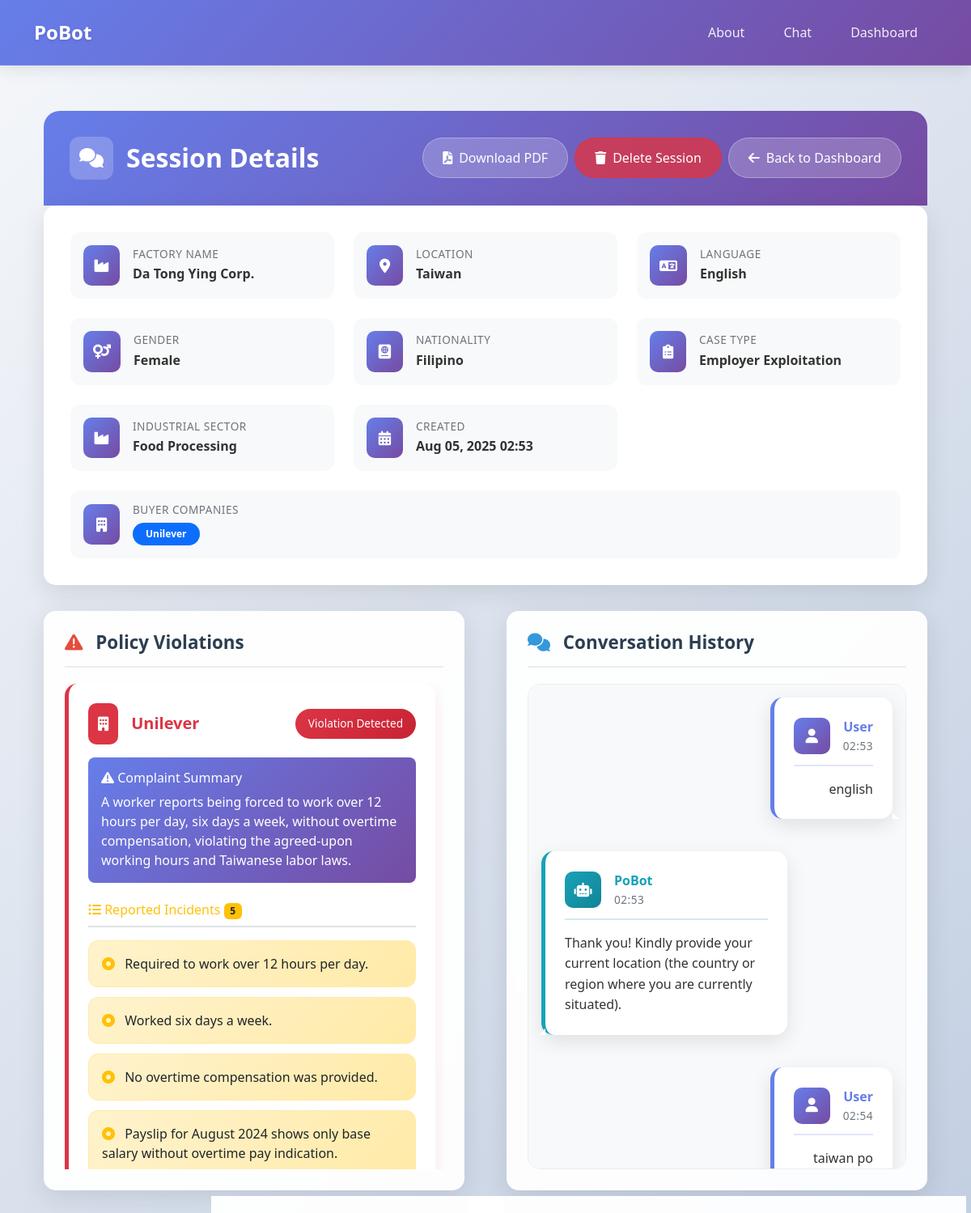
The app's page /session/96/ with its own data.
### chatbot/models.py (models this page shows, shortened)
class ChatSession(models.Model):
    user_name = models.CharField(max_length=255, null=True, blank=True)
    language = models.CharField(max_length=100, null=True, blank=True)
    location = models.CharField(max_length=255, null=True, blank=True)
    gender = models.CharField(max_length=50, null=True, blank=True)
    nationality = models.CharField(max_length=100, null=True, blank=True)
    job_in_factory = models.CharField(max_length=255, null=True, blank=True)
    factory_name = models.CharField(max_length=255, null=True, blank=True)
    factory_product = models.CharField(max_length=255, null=True, blank=True)
    industrial_sector = models.CharField(max_length=255, null=True, blank=True)
    recruitment_agency_name = models.CharField(max_length=255, null=True, blank=True)
    created_at = models.DateTimeField(auto_now_add=True)
    updated_at = models.DateTimeField(auto_now=True)
    case_type = models.CharField(max_length=100, null=True, blank=True)
    incident_description = models.TextField(null=True, blank=True)

class BuyerCompany(models.Model):
    session = models.ForeignKey(ChatSession, related_name='buyer_companies', on_delete=models.CASCADE)
    name = models.CharField(max_length=255)

class PolicyViolation(models.Model):
    id = models.UUIDField(primary_key=True, default=uuid.uuid4, editable=False)
    session = models.ForeignKey(ChatSession, related_name='violations', on_delete=models.CASCADE)
    buyer_company = models.CharField(max_length=255)
    violation_text = models.TextField()
    complaint_summary = models.TextField(blank=True, null=True)
    incidents = models.TextField(blank=True, null=True)  # JSON string of incidents list
    policy_violations = models.TextField(blank=True, null=True)  # JSON string of policy violations list
    created_at = models.DateTimeField(auto_now_add=True)
    updated_at = models.DateTimeField(auto_now=True)
    def get_incidents_list(self):
        if not self.incidents:
            return []
        try:
            return json.loads(self.incidents)
        except json.JSONDecodeError:
            return []
    def get_violations_list(self):
        if not self.policy_violations:
            return []
        try:
            return json.loads(self.policy_violations)
        except json.JSONDecodeError:
            return []

class ChatMessage(models.Model):
    session = models.ForeignKey(ChatSession, related_name='messages', on_delete=models.CASCADE)
    role = models.CharField(max_length=20)  # 'user' or 'assistant'
    content = models.TextField()
    timestamp = models.DateTimeField(auto_now_add=True)
    class Meta:
        ordering = ['timestamp']

### chatbot/views.py (the view)
# urls.py: path('session/<int:session_id>/', page_view_manager.session_detail, name='session_detail'),
    def session_detail(self, request, session_id):
        session = ChatSession.objects.get(id=session_id)
        messages = session.messages.all()
        violations = session.violations.all()
        buyer_companies = session.buyer_companies.all()
        return render(request, 'chatbot/session_detail.html', {
            'session': session,
            'messages': messages,
            'violations': violations,
            'buyer_companies': buyer_companies
        })

### templates/chatbot/session_detail.html (shortened to what this page needs)
{% extends 'base.html' %}
{% load static %}
{% block extra_css %}
<link rel="stylesheet" href="https://cdnjs.cloudflare.com/ajax/libs/font-awesome/6.0.0/css/all.min.css">
{% endblock %}
{% block content %}
<div class="session-wrapper">
    <div class="container">
        <div class="session-header">
            <div class="d-flex justify-content-between align-items-center">
                <h2>
                    <span class="header-icon">
                        <i class="fas fa-comments"></i>
                    </span>
                    Session Details
                </h2>
                <div class="d-flex gap-2">
                    {% if session.violations.exists %}
                    <a href="{% url 'download_session_pdf' session.id %}" class="back-btn" title="Download PDF Report">
                        <i class="fas fa-file-pdf"></i> Download PDF
                    </a>
                    {% endif %}
                    <button type="button" class="delete-btn" data-bs-toggle="modal" data-bs-target="#deleteModal" title="Delete Session">
                        <i class="fas fa-trash"></i> Delete Session
                    </button>
                    <a href="{% url 'dashboard' %}" class="back-btn">
                        <i class="fas fa-arrow-left"></i> Back to Dashboard
                    </a>
                </div>
            </div>
        </div>
        <div class="session-info">
            <div class="info-grid">
                <div class="info-item">
                    <div class="info-icon">
                        <i class="fas fa-industry"></i>
                    </div>
                    <div class="info-content">
                        <h6>Factory Name</h6>
                        <p>{{ session.factory_name|default:"Unknown" }}</p>
                    </div>
                </div>
                <div class="info-item">
                    <div class="info-icon">
                        <i class="fas fa-map-marker-alt"></i>
                    </div>
                    <div class="info-content">
                        <h6>Location</h6>
                        <p>{{ session.location|default:"Unknown" }}</p>
                    </div>
                </div>
                <div class="info-item">
                    <div class="info-icon">
                        <i class="fas fa-language"></i>
                    </div>
                    <div class="info-content">
                        <h6>Language</h6>
                        <p>{{ session.language|default:"Unknown" }}</p>
                    </div>
                </div>
                <div class="info-item">
                    <div class="info-icon">
                        <i class="fas fa-venus-mars"></i>
                    </div>
                    <div class="info-content">
                        <h6>Gender</h6>
                        <p>{{ session.gender|default:"Unknown" }}</p>
                    </div>
                </div>
                <div class="info-item">
                    <div class="info-icon">
                        <i class="fas fa-passport"></i>
                    </div>
                    <div class="info-content">
                        <h6>Nationality</h6>
                        <p>{{ session.nationality|default:"Unknown" }}</p>
                    </div>
                </div>
                <div class="info-item">
                    <div class="info-icon">
                        <i class="fas fa-clipboard-list"></i>
                    </div>
                    <div class="info-content">
                        <h6>Case Type</h6>
                        <p>{% if session.case_type %}{{ session.case_type }}{% else %}Not classified{% endif %}</p>
                    </div>
                </div>
                <div class="info-item">
                    <div class="info-icon">
                        <i class="fas fa-industry"></i>
                    </div>
                    <div class="info-content">
                        <h6>Industrial Sector</h6>
                        <p>{{ session.industrial_sector|default:"Unknown" }}</p>
                    </div>
                </div>
                <div class="info-item">
                    <div class="info-icon">
                        <i class="fas fa-calendar-alt"></i>
                    </div>
                    <div class="info-content">
                        <h6>Created</h6>
                        <p>{{ session.created_at|date:"M d, Y H:i" }}</p>
                    </div>
                </div>
                <div class="info-item" style="grid-column: 1 / -1;">
                    <div class="info-icon">
                        <i class="fas fa-building"></i>
                    </div>
                    <div class="info-content">
                        <h6>Buyer Companies</h6>
                        <div class="d-flex flex-wrap gap-2 mt-2">
                            {% for company in session.buyer_companies.all %}
                                <span class="badge bg-primary rounded-pill px-3 py-2">{{ company.name }}</span>
                            {% empty %}
                                <span class="text-muted">None identified</span>
                            {% endfor %}
                        </div>
                    </div>
                </div>
            </div>
        </div>
        <div class="content-columns">
            <div class="violations-column">
                {% if session.violations.exists %}
                <div class="violations-wrapper">
                    <div class="violations-header">
                        <h3><i class="fas fa-exclamation-triangle"></i> Policy Violations</h3>
                    </div>
                    <div class="violations-container">
                        {% for violation in session.violations.all %}
                        <div class="policy-violation">
                            <div class="violation-header">
                                <div class="violation-icon">
                                    <i class="fas fa-building"></i>
                                </div>
                                <div class="violation-title">
                                    <h5>{{ violation.buyer_company }}</h5>
                                </div>
                                <div class="violation-badge">
                                    Violation Detected
                                </div>
                            </div>
                            {% if violation.complaint_summary %}
                            <div class="complaint-summary">
                                <h6 class="mb-2"><i class="fas fa-exclamation-triangle"></i> Complaint Summary</h6>
                                <p class="mb-0">{{ violation.complaint_summary }}</p>
                            </div>
                            {% endif %}
                            {% if violation.get_incidents_list %}
                            <div class="section-header">
                                <h6 class="text-warning mb-0">
                                    <i class="fas fa-list-ul"></i> Reported Incidents
                                    <span class="badge bg-warning text-dark">{{ violation.get_incidents_list|length }}</span>
                                </h6>
                            </div>
                            {% for incident in violation.get_incidents_list %}
                            <div class="incident-item">
                                <i class="fas fa-dot-circle text-warning me-2"></i>
                                {{ incident }}
                            </div>
                            {% endfor %}
                            {% endif %}
                        </div>
                        {% endfor %}
                    </div>
                </div>
                {% endif %}
            </div>
            <div class="conversation-column">
                <div class="conversation-wrapper">
                    <div class="conversation-header">
                        <h3><i class="fas fa-comments"></i> Conversation History</h3>
                    </div>
                    <div class="chat-container">
                        {% for message in session.messages.all %}
                        <div class="message-wrapper {% if message.role == 'user' %}user-wrapper{% else %}bot-wrapper{% endif %}">
                            <div class="message-bubble {% if message.role == 'user' %}user-message{% else %}bot-message{% endif %}">
                                <div class="message-header">
                                    <div class="message-avatar">
                                        {% if message.role == 'user' %}
                                            <i class="fas fa-user"></i>
                                        {% else %}
                                            <i class="fas fa-robot"></i>
                                        {% endif %}
                                    </div>
                                    <div class="message-info">
                                        <span class="message-sender">
                                            {% if message.role == 'user' %}User{% else %}PoBot{% endif %}
                                        </span>
                                        <span class="message-time">{{ message.timestamp|date:"H:i" }}</span>
                                    </div>
                                </div>
                                <div class="message-content">
                                    {{ message.content|linebreaks }}
                                </div>
                            </div>
                        </div>
                        {% endfor %}
                    </div>
                </div>
            </div>
        </div>
    </div>
</div>
{% endblock %}

### templates/base.html (style rules this page uses)
body { font-family: 'Segoe UI', Tahoma, Geneva, Verdana, sans-serif; background-color: #f8f9fa; }
.chat-container { height: 70vh; overflow-y: auto; border: 1px solid #dee2e6; border-radius: 0.25rem; padding: 1rem; background-color: #ffffff; }
.user-message { background-color: #e9ecef; margin-left: auto; text-align: right; }
.bot-message { background-color: #007bff; color: white; }

### records on screen
ChatSession: factory_name "Da Tong Ying Corp.", location "Taiwan", language "English", gender "Female", nationality "Filipino", case_type "Employer Exploitation", industrial_sector "Food Processing", created_at "Aug 05, 2025 02:53"
BuyerCompany: name "Unilever"
PolicyViolation: buyer_company "Unilever", complaint_summary "A worker reports being forced to work over 12 hours per day, six days a week, without overtime compensation, violating the agreed-upon working hours and Taiwanese labor laws.", get_incidents_list|length "5", get_incidents_list "Required to work over 12 hours per day." "Worked six days a week." "No overtime compensation was provided." "Payslip for August 2024 shows only base salary without overtime pay indication."
ChatMessage: role "user" (drawn), timestamp "02:53", content "english"
ChatMessage: role "assistant" (drawn), timestamp "02:53", content "Thank you! Kindly provide your current location (the country or region where you are currently situated)."
ChatMessage: role "user" (drawn), timestamp "02:54", content "taiwan po"
